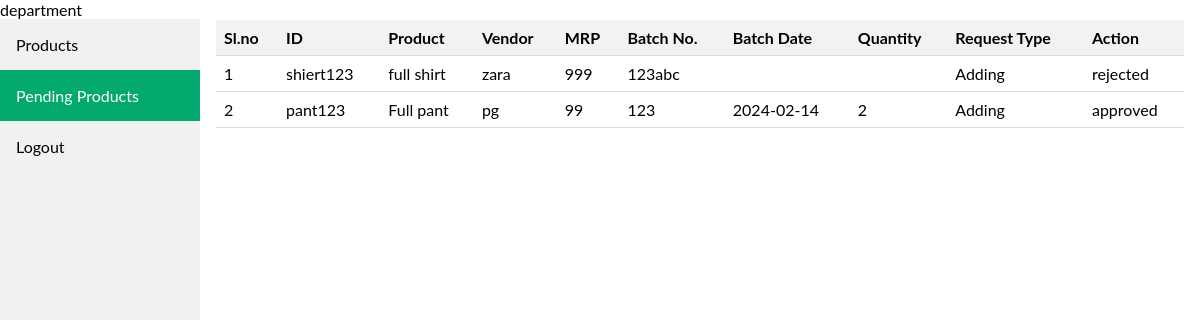
Screenshot of /pending (signed in) with the database file from the repository.
### apps/models.py (models this page shows, shortened)
class Role(models.Model):
    name = models.CharField(max_length=50)

class RequestRecord(models.Model):
    requested_user=models.ForeignKey(User, on_delete=models.CASCADE)
    payload=models.CharField(max_length=255)
    request_status=models.CharField(blank=True,max_length=10, choices=(('approved', 'Approved'),('pending','Pending'),('reject','Reject')))
    action=models.CharField(blank=True,max_length=10, choices=(('edit', 'Edit'),('delete','Delete'),('add','Add')))

### apps/views.py (the view)
# urls.py: path('pending',views.PendingProducts,name='pending'),
def PendingProducts(request):
    try:
        if request.user.userprofile.roles.filter(Q(name='store') | Q(name='dprt')).exists():
            requestedData=RequestRecord.objects.all().order_by('-id')
            payloadData = [{'id':data.id,'product': json.loads(data.payload), 'action': data.action, 'status': data.request_status} for data in requestedData]
            context={
                'product': payloadData
            }
            return render(request,'pending.html',context=context)
        else:
            return HttpResponse("You don't have permission to perform this action.")
    except Exception as e:
        print(e)
        messages.error(request, "Server Error!")
        return redirect("pending")

### templates/pending.html (shortened to what this page needs)
{% extends 'index.html' %}
{% load static%}
{% block content %}
<!DOCTYPE html>
<html lang="en">
<head>
  <link href="{% static 'pending.css' %}" rel="stylesheet">
</head>
<body>
  {% for role in request.user.userprofile.roles.all %}
  <div>
    <table>
      <thead>
        <tr>
          <th>Sl.no</th>
          <th>ID</th>
          <th>Product</th>
          <th>Vendor</th>
          <th>MRP</th>
          <th>Batch No.</th>
          <th>Batch Date</th>
          <th>Quantity</th>
          <th>Request Type</th>
          <th>Action</th>
        </tr>
      </thead>
      {%for each in product %}
      <tbody>
        <tr>
          <td>{{ forloop.counter }}</td>
          <td>{{each.product.product_id}}</td>
          <td>{{each.product.product_name}}</td>
          <td>{{each.product.vendor}}</td>
          <td>{{each.product.mrp}}</td>
          <td>{{each.product.batch_number}}</td>
          <td>{{each.product.batch_date}}</td>
          <td>{{each.product.quantity}}</td>
          <td>{{each.action}}</td>
          {% if role.name == 'store' %}
          <td>
            {% if each.status == 'pending' %}
            <span>
              <button onclick="approval('{{each.id}}')">Approve</button>
              <button onclick="reject('{{each.id}}')">Reject</button>
            </span>
            {% else %}
            {{each.status}}
            {% endif %}
          </td>
          {% else %}
          <td>
            {{ each.status }}
          </td>
          {% endif %}
        </tr>
      </tbody>
      {%endfor%}
    </table>
  </div>
  {% endfor %}
</body>
</html>
{% endblock %}

### templates/index.html (shortened to what this page needs)
{% load static %}
<!DOCTYPE html>
<html>
<head>
  <head>
    <link href="{% static 'index.css' %}" rel="stylesheet">
  </head>
<body>
  <header>
    {{request.user}}
  </header>
  <div class="sidebar">
    {% if request.path == '/productList' %}
    <a class="active" href="productList">Products</a>
    {% else %}
    <a href="productList">Products</a>
    {% endif %}
    {% if request.path == '/pending' %}
    <a class="active" href="pending">Pending Products</a>
    {% else %}
    <a href="pending">Pending Products</a>
    {% endif %}
    <a href="logout">Logout</a>
  </div>
  <div class="content">
    {% block content %}{% endblock %}
  </div>
</body>
</html>

### static/index.css (style rules this page uses)
body { margin: 0; font-family: "Lato", sans-serif; }
.sidebar { margin: 0; padding: 0; width: 200px; background-color: #f1f1f1; position: fixed; height: 100%; overflow: auto; }
.sidebar a { display: block; color: black; padding: 16px; text-decoration: none; }
.sidebar a.active { background-color: #04AA6D; color: white; }
div.content { margin-left: 200px; padding: 1px 16px; height: 1000px; }

### static/pending.css (style rules this page uses)
table { width: 100%; border-collapse: collapse; }
th, td { padding: 8px; text-align: left; border-bottom: 1px solid #ddd; }
th { background-color: #f2f2f2; }

### rows the page displays
Role: product.product_id "shiert123" "pant123", product.product_name "full shirt" "Full pant", product.vendor "zara" "pg", product.mrp "999" "99", product.batch_number "123abc" "123", product.batch_date "2024-02-14", product.quantity "2"
RequestRecord: action "Adding", status "rejected"
RequestRecord: action "Adding", status "approved"

### other values shown
{{ request.user }} "department"
